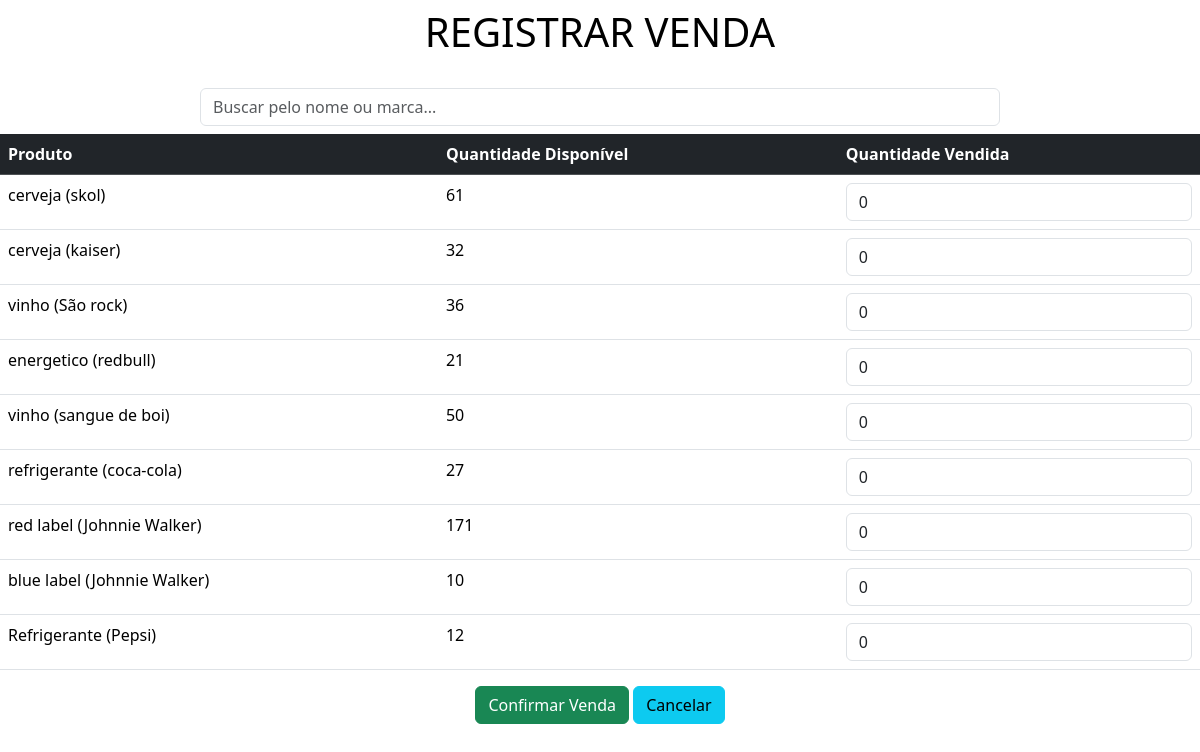
Page /sell/ on the committed database.
### app/models.py (models this page shows, shortened)
class Produto(models.Model):
    nome = models.CharField(max_length=150)  # Nome do Produto
    marca = models.CharField(max_length=100)  # Nome da Marca
    valor = models.DecimalField(max_digits=10, decimal_places=2)  # Valor do Produto
    quantidade = models.IntegerField(default=0)  # Novo campo de quantidade

### app/views.py (the view)
# urls.py: path('sell/', sell, name='sell'),
def sell(request):
    data = {}
    search = request.GET.get('search')
    if search:
        data['db'] = Produto.objects.filter(nome__icontains=search) | Produto.objects.filter(marca__icontains=search)
    else:
        data['db'] = Produto.objects.all()
    return render(request, 'sell.html', data)

### app/templates/sell.html (shortened to what this page needs)
<!DOCTYPE html>
<html lang="pt-br">
<head>
    <link rel="stylesheet" href="https://cdn.jsdelivr.net/npm/bootstrap@5.3.3/dist/css/bootstrap.min.css">
</head>
<body>
    <div class="col-8 m-auto pt-2 pb-2 text-center sell-container">
        <h1 style="color: black; text-shadow: 1px 1px 5px white;">REGISTRAR VENDA</h1>
    </div>
    <div class="col-8 m-auto pt-3 pb-2 text-center">
        <form method="get">
            <input type="text" id="search" name="search" class="form-control" placeholder="Buscar pelo nome ou marca...">
        </form>
    </div>
    <form action="/process_sell/" method="post">
        <table class="table table-hover">
            <thead class="table-dark">
                <tr>
                    <th>Produto</th>
                    <th>Quantidade Disponível</th>
                    <th>Quantidade Vendida</th>
                </tr>
            </thead>
            <tbody>
                {% for produto in db %}
                <tr>
                    <td>{{ produto.nome }} ({{ produto.marca }})</td>
                    <td>{{ produto.quantidade }}</td>
                    <td>
                        <input type="number" name="quantity" class="form-control" value="0" min="0" max="{{ produto.quantidade }}" step="1" required>
                    </td>
                </tr>
                {% endfor %}
            </tbody>
        </table>
        <div class="text-center">
            <button type="submit" class="btn btn-success">Confirmar Venda</button>
            <a href="/" class="btn btn-info">Cancelar</a>
        </div>
    </form>
</body>
</html>

### app/templates/sell.html (style rules this page uses)
.sell-container { color: white; padding: 10px; text-align: center; }
body { background-image: url('https://img.freepik.com/fotos-gratis/papel-de-parede-de-onda-gradiente-abstrato-azul_53876-108364.jpg?t=st=1743115830~exp=1743119430~hmac=c60050cbcb6a6186531cf32f0aa389acbc54e21594a7dfded41ca8245a942067&w=1800'); background-size: cover; background-repeat: no-repeat; background-position: center; background-attachment: fixed; }

### rows in the picture
Produto: nome "cerveja", marca "skol", quantidade "61"
Produto: nome "cerveja", marca "kaiser", quantidade "32"
Produto: nome "vinho", marca "São rock", quantidade "36"
Produto: nome "energetico", marca "redbull", quantidade "21"
Produto: nome "vinho", marca "sangue de boi", quantidade "50"
Produto: nome "refrigerante", marca "coca-cola", quantidade "27"
Produto: nome "red label", marca "Johnnie Walker", quantidade "171"
Produto: nome "blue label", marca "Johnnie Walker", quantidade "10"
Produto: nome "Refrigerante", marca "Pepsi", quantidade "12"
